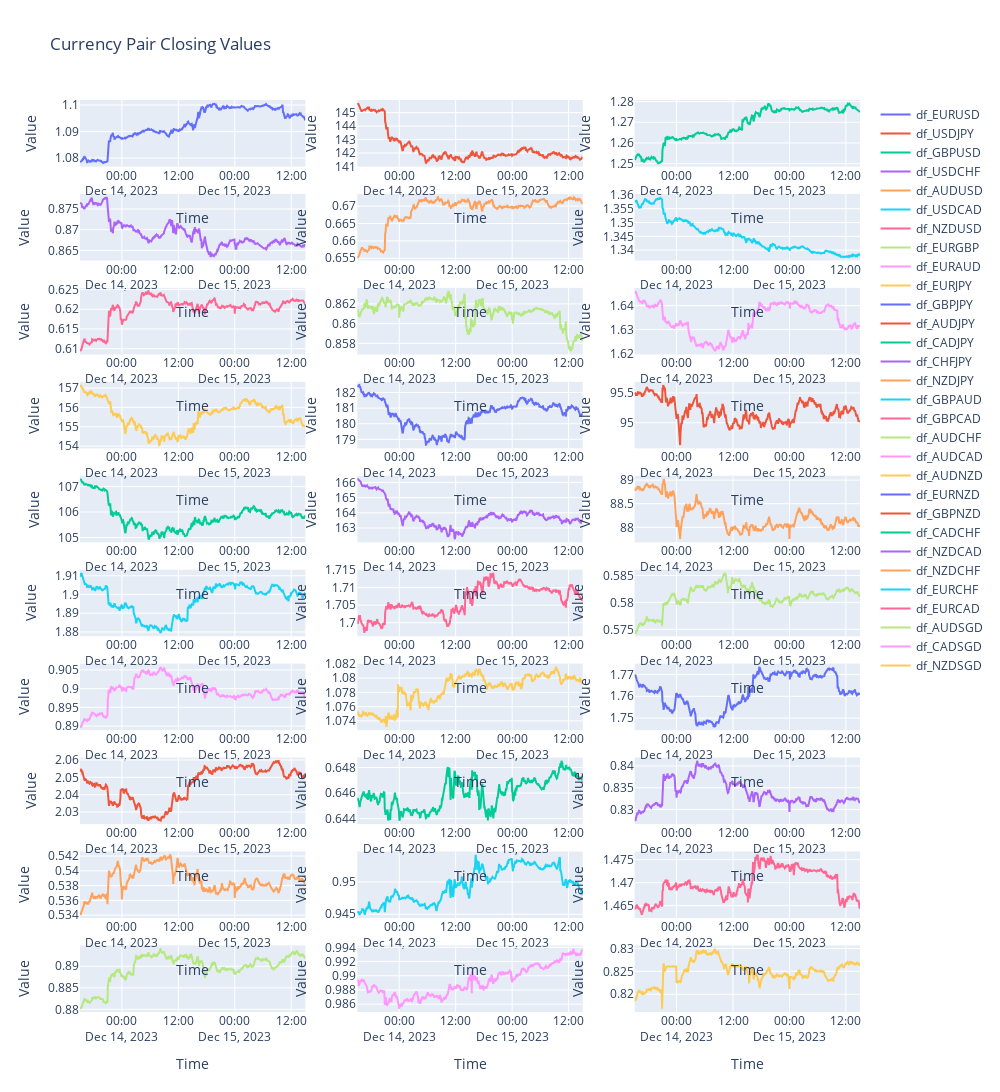

Source (notebook cell):
### Code cell
import plotly.graph_objects as go
from plotly.subplots import make_subplots
import os
import MetaTrader5 as mt5
import pandas as pd
from datetime import datetime
import datetime as dt
import pytz
# Connect to MetaTrader 5 terminal
if not mt5.initialize():
    print("initialize() failed, error code =", mt5.last_error())
    quit()

# Define the currency pairs
currency_pairs = ['EURUSD', 'USDJPY', 'GBPUSD', 'USDCHF', 'AUDUSD', 'USDCAD', 'NZDUSD','EURGBP', 'EURAUD', 'EURJPY', 'GBPJPY', 'AUDJPY', 'CADJPY', 'CHFJPY',
        'NZDJPY', 'GBPAUD', 'GBPCAD', 'AUDCHF', 'AUDCAD', 'AUDNZD', 'EURNZD','GBPNZD', 'CADCHF', 'NZDCAD', 'NZDCHF', 'EURCHF', 'EURCAD', 'AUDSGD', 'CADSGD', 'CHFJPY', 'NZDSGD']    

dict_ = {}
for i in currency_pairs:
    # Get historical price data for each currency pair on a 30-minute timeframe
    symbol = i
    timezone = pytz.timezone("Etc/UTC")

    hours_offset = dt.timedelta(hours=24*2)
    local_time = datetime.today()
    utc_from = local_time.astimezone(timezone)-hours_offset
    utc_to = datetime.now().astimezone(timezone)
    timeframe = mt5.TIMEFRAME_M5
    rates = mt5.copy_rates_range(symbol, timeframe, utc_from, utc_to)
    
    if rates is not None and len(rates) > 0:
        df = pd.DataFrame(rates)
        df['time'] = pd.to_datetime(df['time'], unit='s')
        dict_[f'df_{symbol}'] = df
    else:
        print(f"Failed to retrieve data for {symbol}")

# Shut down the connection to the MetaTrader 5 terminal
mt5.shutdown()

# Create a Plotly subplot figure
num_pairs = len(dict_)
cols = 3  # Number of columns in the grid
rows = -(-num_pairs // cols)  # Calculate number of rows needed

fig = make_subplots(rows=rows, cols=cols)

for i, (pair, data) in enumerate(dict_.items()):
    row = i // cols + 1  # Determine subplot row
    col = i % cols + 1  # Determine subplot column

    fig.add_trace(
        go.Scatter(x=data['time'], y=data['close'], mode='lines', name=pair),
        row=row, col=col
    )

    fig.update_xaxes(title_text='Time', row=row, col=col)
    fig.update_yaxes(title_text='Value', row=row, col=col)

fig.update_layout(
    title='Currency Pair Closing Values',
    showlegend=True,
    height=rows * 400,  # Adjust the figure height based on the number of pairs
    width=1000  # Modify the figure width as needed
)

folder_path = 'C:\\Users\\morara\\correlation\\'
file_name = 'Corrcomparison-Daily.html'  # Change the file format to your preference (.html, .png, .jpg, etc.)
file_path = os.path.join(folder_path, file_name)
fig.write_html(file_path)
fig.show()

### Figure 1 — Plotly figure (JSON) as saved in the notebook; plotly's stock layout.template omitted (floating-point values rounded to 4 significant figures; data arrays with more than 128 entries replaced by an {"elided": "..."} marker saying what was removed)
{"data": [{"mode": "lines", "name": "df_EURUSD", "type": "scatter", "x": {"elided": "576 str values"}, "xaxis": "x", "y": {"elided": "576 float values"}, "yaxis": "y"}, {"mode": "lines", "name": "df_USDJPY", "type": "scatter", "x": {"elided": "576 str values"}, "xaxis": "x2", "y": {"elided": "576 float values"}, "yaxis": "y2"}, {"mode": "lines", "name": "df_GBPUSD", "type": "scatter", "x": {"elided": "576 str values"}, "xaxis": "x3", "y": {"elided": "576 float values"}, "yaxis": "y3"}, {"mode": "lines", "name": "df_USDCHF", "type": "scatter", "x": {"elided": "576 str values"}, "xaxis": "x4", "y": {"elided": "576 float values"}, "yaxis": "y4"}, {"mode": "lines", "name": "df_AUDUSD", "type": "scatter", "x": {"elided": "576 str values"}, "xaxis": "x5", "y": {"elided": "576 float values"}, "yaxis": "y5"}, {"mode": "lines", "name": "df_USDCAD", "type": "scatter", "x": {"elided": "576 str values"}, "xaxis": "x6", "y": {"elided": "576 float values"}, "yaxis": "y6"}, {"mode": "lines", "name": "df_NZDUSD", "type": "scatter", "x": {"elided": "576 str values"}, "xaxis": "x7", "y": {"elided": "576 float values"}, "yaxis": "y7"}, {"mode": "lines", "name": "df_EURGBP", "type": "scatter", "x": {"elided": "576 str values"}, "xaxis": "x8", "y": {"elided": "576 float values"}, "yaxis": "y8"}, {"mode": "lines", "name": "df_EURAUD", "type": "scatter", "x": {"elided": "576 str values"}, "xaxis": "x9", "y": {"elided": "576 float values"}, "yaxis": "y9"}, {"mode": "lines", "name": "df_EURJPY", "type": "scatter", "x": {"elided": "576 str values"}, "xaxis": "x10", "y": {"elided": "576 float values"}, "yaxis": "y10"}, {"mode": "lines", "name": "df_GBPJPY", "type": "scatter", "x": {"elided": "576 str values"}, "xaxis": "x11", "y": {"elided": "576 float values"}, "yaxis": "y11"}, {"mode": "lines", "name": "df_AUDJPY", "type": "scatter", "x": {"elided": "576 str values"}, "xaxis": "x12", "y": {"elided": "576 float values"}, "yaxis": "y12"}, {"mode": "lines", "name": "df_CADJPY", "type": "scatter", "x": {"elided": "576 str values"}, "xaxis": "x13", "y": {"elided": "576 float values"}, "yaxis": "y13"}, {"mode": "lines", "name": "df_CHFJPY", "type": "scatter", "x": {"elided": "576 str values"}, "xaxis": "x14", "y": {"elided": "576 float values"}, "yaxis": "y14"}, {"mode": "lines", "name": "df_NZDJPY", "type": "scatter", "x": {"elided": "576 str values"}, "xaxis": "x15", "y": {"elided": "576 float values"}, "yaxis": "y15"}, {"mode": "lines", "name": "df_GBPAUD", "type": "scatter", "x": {"elided": "576 str values"}, "xaxis": "x16", "y": {"elided": "576 float values"}, "yaxis": "y16"}, {"mode": "lines", "name": "df_GBPCAD", "type": "scatter", "x": {"elided": "576 str values"}, "xaxis": "x17", "y": {"elided": "576 float values"}, "yaxis": "y17"}, {"mode": "lines", "name": "df_AUDCHF", "type": "scatter", "x": {"elided": "576 str values"}, "xaxis": "x18", "y": {"elided": "576 float values"}, "yaxis": "y18"}, {"mode": "lines", "name": "df_AUDCAD", "type": "scatter", "x": {"elided": "576 str values"}, "xaxis": "x19", "y": {"elided": "576 float values"}, "yaxis": "y19"}, {"mode": "lines", "name": "df_AUDNZD", "type": "scatter", "x": {"elided": "576 str values"}, "xaxis": "x20", "y": {"elided": "576 float values"}, "yaxis": "y20"}, {"mode": "lines", "name": "df_EURNZD", "type": "scatter", "x": {"elided": "576 str values"}, "xaxis": "x21", "y": {"elided": "576 float values"}, "yaxis": "y21"}, {"mode": "lines", "name": "df_GBPNZD", "type": "scatter", "x": {"elided": "575 str values"}, "xaxis": "x22", "y": {"elided": "575 float values"}, "yaxis": "y22"}, {"mode": "lines", "name": "df_CADCHF", "type": "scatter", "x": {"elided": "576 str values"}, "xaxis": "x23", "y": {"elided": "576 float values"}, "yaxis": "y23"}, {"mode": "lines", "name": "df_NZDCAD", "type": "scatter", "x": {"elided": "576 str values"}, "xaxis": "x24", "y": {"elided": "576 float values"}, "yaxis": "y24"}, {"mode": "lines", "name": "df_NZDCHF", "type": "scatter", "x": {"elided": "576 str values"}, "xaxis": "x25", "y": {"elided": "576 float values"}, "yaxis": "y25"}, {"mode": "lines", "name": "df_EURCHF", "type": "scatter", "x": {"elided": "576 str values"}, "xaxis": "x26", "y": {"elided": "576 float values"}, "yaxis": "y26"}, {"mode": "lines", "name": "df_EURCAD", "type": "scatter", "x": {"elided": "576 str values"}, "xaxis": "x27", "y": {"elided": "576 float values"}, "yaxis": "y27"}, {"mode": "lines", "name": "df_AUDSGD", "type": "scatter", "x": {"elided": "575 str values"}, "xaxis": "x28", "y": {"elided": "575 float values"}, "yaxis": "y28"}, {"mode": "lines", "name": "df_CADSGD", "type": "scatter", "x": {"elided": "576 str values"}, "xaxis": "x29", "y": {"elided": "576 float values"}, "yaxis": "y29"}, {"mode": "lines", "name": "df_NZDSGD", "type": "scatter", "x": {"elided": "576 str values"}, "xaxis": "x30", "y": {"elided": "576 float values"}, "yaxis": "y30"}], "layout": {"height": 4000, "showlegend": true, "title": {"text": "Currency Pair Closing Values"}, "width": 1000, "xaxis": {"anchor": "y", "domain": [0, 0.2889], "title": {"text": "Time"}}, "xaxis10": {"anchor": "y10", "domain": [0, 0.2889], "title": {"text": "Time"}}, "xaxis11": {"anchor": "y11", "domain": [0.3556, 0.6444], "title": {"text": "Time"}}, "xaxis12": {"anchor": "y12", "domain": [0.7111, 1], "title": {"text": "Time"}}, "xaxis13": {"anchor": "y13", "domain": [0, 0.2889], "title": {"text": "Time"}}, "xaxis14": {"anchor": "y14", "domain": [0.3556, 0.6444], "title": {"text": "Time"}}, "xaxis15": {"anchor": "y15", "domain": [0.7111, 1], "title": {"text": "Time"}}, "xaxis16": {"anchor": "y16", "domain": [0, 0.2889], "title": {"text": "Time"}}, "xaxis17": {"anchor": "y17", "domain": [0.3556, 0.6444], "title": {"text": "Time"}}, "xaxis18": {"anchor": "y18", "domain": [0.7111, 1], "title": {"text": "Time"}}, "xaxis19": {"anchor": "y19", "domain": [0, 0.2889], "title": {"text": "Time"}}, "xaxis2": {"anchor": "y2", "domain": [0.3556, 0.6444], "title": {"text": "Time"}}, "xaxis20": {"anchor": "y20", "domain": [0.3556, 0.6444], "title": {"text": "Time"}}, "xaxis21": {"anchor": "y21", "domain": [0.7111, 1], "title": {"text": "Time"}}, "xaxis22": {"anchor": "y22", "domain": [0, 0.2889], "title": {"text": "Time"}}, "xaxis23": {"anchor": "y23", "domain": [0.3556, 0.6444], "title": {"text": "Time"}}, "xaxis24": {"anchor": "y24", "domain": [0.7111, 1], "title": {"text": "Time"}}, "xaxis25": {"anchor": "y25", "domain": [0, 0.2889], "title": {"text": "Time"}}, "xaxis26": {"anchor": "y26", "domain": [0.3556, 0.6444], "title": {"text": "Time"}}, "xaxis27": {"anchor": "y27", "domain": [0.7111, 1], "title": {"text": "Time"}}, "xaxis28": {"anchor": "y28", "domain": [0, 0.2889], "title": {"text": "Time"}}, "xaxis29": {"anchor": "y29", "domain": [0.3556, 0.6444], "title": {"text": "Time"}}, "xaxis3": {"anchor": "y3", "domain": [0.7111, 1], "title": {"text": "Time"}}, "xaxis30": {"anchor": "y30", "domain": [0.7111, 1], "title": {"text": "Time"}}, "xaxis4": {"anchor": "y4", "domain": [0, 0.2889], "title": {"text": "Time"}}, "xaxis5": {"anchor": "y5", "domain": [0.3556, 0.6444], "title": {"text": "Time"}}, "xaxis6": {"anchor": "y6", "domain": [0.7111, 1], "title": {"text": "Time"}}, "xaxis7": {"anchor": "y7", "domain": [0, 0.2889], "title": {"text": "Time"}}, "xaxis8": {"anchor": "y8", "domain": [0.3556, 0.6444], "title": {"text": "Time"}}, "xaxis9": {"anchor": "y9", "domain": [0.7111, 1], "title": {"text": "Time"}}, "yaxis": {"anchor": "x", "domain": [0.927, 1.0], "title": {"text": "Value"}}, "yaxis10": {"anchor": "x10", "domain": [0.618, 0.691], "title": {"text": "Value"}}, "yaxis11": {"anchor": "x11", "domain": [0.618, 0.691], "title": {"text": "Value"}}, "yaxis12": {"anchor": "x12", "domain": [0.618, 0.691], "title": {"text": "Value"}}, "yaxis13": {"anchor": "x13", "domain": [0.515, 0.588], "title": {"text": "Value"}}, "yaxis14": {"anchor": "x14", "domain": [0.515, 0.588], "title": {"text": "Value"}}, "yaxis15": {"anchor": "x15", "domain": [0.515, 0.588], "title": {"text": "Value"}}, "yaxis16": {"anchor": "x16", "domain": [0.412, 0.485], "title": {"text": "Value"}}, "yaxis17": {"anchor": "x17", "domain": [0.412, 0.485], "title": {"text": "Value"}}, "yaxis18": {"anchor": "x18", "domain": [0.412, 0.485], "title": {"text": "Value"}}, "yaxis19": {"anchor": "x19", "domain": [0.309, 0.382], "title": {"text": "Value"}}, "yaxis2": {"anchor": "x2", "domain": [0.927, 1.0], "title": {"text": "Value"}}, "yaxis20": {"anchor": "x20", "domain": [0.309, 0.382], "title": {"text": "Value"}}, "yaxis21": {"anchor": "x21", "domain": [0.309, 0.382], "title": {"text": "Value"}}, "yaxis22": {"anchor": "x22", "domain": [0.206, 0.279], "title": {"text": "Value"}}, "yaxis23": {"anchor": "x23", "domain": [0.206, 0.279], "title": {"text": "Value"}}, "yaxis24": {"anchor": "x24", "domain": [0.206, 0.279], "title": {"text": "Value"}}, "yaxis25": {"anchor": "x25", "domain": [0.103, 0.176], "title": {"text": "Value"}}, "yaxis26": {"anchor": "x26", "domain": [0.103, 0.176], "title": {"text": "Value"}}, "yaxis27": {"anchor": "x27", "domain": [0.103, 0.176], "title": {"text": "Value"}}, "yaxis28": {"anchor": "x28", "domain": [0, 0.073], "title": {"text": "Value"}}, "yaxis29": {"anchor": "x29", "domain": [0, 0.073], "title": {"text": "Value"}}, "yaxis3": {"anchor": "x3", "domain": [0.927, 1.0], "title": {"text": "Value"}}, "yaxis30": {"anchor": "x30", "domain": [0, 0.073], "title": {"text": "Value"}}, "yaxis4": {"anchor": "x4", "domain": [0.824, 0.897], "title": {"text": "Value"}}, "yaxis5": {"anchor": "x5", "domain": [0.824, 0.897], "title": {"text": "Value"}}, "yaxis6": {"anchor": "x6", "domain": [0.824, 0.897], "title": {"text": "Value"}}, "yaxis7": {"anchor": "x7", "domain": [0.721, 0.794], "title": {"text": "Value"}}, "yaxis8": {"anchor": "x8", "domain": [0.721, 0.794], "title": {"text": "Value"}}, "yaxis9": {"anchor": "x9", "domain": [0.721, 0.794], "title": {"text": "Value"}}}}
